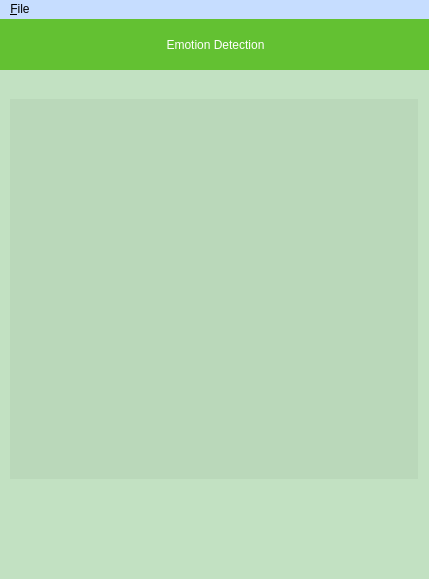
<?xml version="1.0" encoding="UTF-8"?>
<ui version="4.0">
 <class>MainWindow</class>
 <widget class="QMainWindow" name="MainWindow">
  <property name="geometry">
   <rect>
    <x>0</x>
    <y>0</y>
    <width>429</width>
    <height>579</height>
   </rect>
  </property>
  <property name="windowTitle">
   <string>Emotion</string>
  </property>
  <property name="windowIcon">
   <iconset>
    <normaloff>../icon/icons8-emotion-64.png</normaloff>../icon/icons8-emotion-64.png</iconset>
  </property>
  <property name="styleSheet">
   <string notr="true">background-color: rgb(194, 225, 194);</string>
  </property>
  <property name="iconSize">
   <size>
    <width>64</width>
    <height>64</height>
   </size>
  </property>
  <widget class="QWidget" name="centralwidget">
   <widget class="QLabel" name="label_img">
    <property name="geometry">
     <rect>
      <x>10</x>
      <y>80</y>
      <width>408</width>
      <height>380</height>
     </rect>
    </property>
    <property name="maximumSize">
     <size>
      <width>640</width>
      <height>480</height>
     </size>
    </property>
    <property name="styleSheet">
     <string notr="true">background-color: rgb(186, 216, 186);</string>
    </property>
    <property name="text">
     <string/>
    </property>
   </widget>
   <widget class="QPushButton" name="btn_image">
    <property name="geometry">
     <rect>
      <x>180</x>
      <y>480</y>
      <width>71</width>
      <height>51</height>
     </rect>
    </property>
    <property name="styleSheet">
     <string notr="true">QPushButton{
font: 700 10pt &quot;Segoe UI&quot;;
color: rgb(255, 255, 255);
border-radius: 25%;
}</string>
    </property>
    <property name="text">
     <string/>
    </property>
    <property name="icon">
     <iconset>
      <normaloff>icon/icons8-screenshot-100.png</normaloff>icon/icons8-screenshot-100.png</iconset>
    </property>
    <property name="iconSize">
     <size>
      <width>64</width>
      <height>64</height>
     </size>
    </property>
   </widget>
   <widget class="QLabel" name="label">
    <property name="geometry">
     <rect>
      <x>0</x>
      <y>0</y>
      <width>431</width>
      <height>51</height>
     </rect>
    </property>
    <property name="styleSheet">
     <string notr="true">color: rgb(255, 255, 255);
background-color: rgb(99, 193, 50);
font: 700 italic 20pt &quot;Segoe UI&quot;;</string>
    </property>
    <property name="text">
     <string>Emotion Detection</string>
    </property>
    <property name="alignment">
     <set>Qt::AlignCenter</set>
    </property>
   </widget>
  </widget>
  <widget class="QMenuBar" name="menubar">
   <property name="geometry">
    <rect>
     <x>0</x>
     <y>0</y>
     <width>429</width>
     <height>22</height>
    </rect>
   </property>
   <property name="styleSheet">
    <string notr="true">background-color: rgb(198, 221, 255);</string>
   </property>
   <widget class="QMenu" name="menu_File">
    <property name="title">
     <string>&amp;File</string>
    </property>
    <addaction name="info"/>
    <addaction name="exit"/>
   </widget>
   <addaction name="menu_File"/>
  </widget>
  <widget class="QStatusBar" name="statusbar"/>
  <action name="info">
   <property name="text">
    <string>Info</string>
   </property>
  </action>
  <action name="exit">
   <property name="text">
    <string>Exit</string>
   </property>
   <property name="shortcut">
    <string>Esc</string>
   </property>
  </action>
 </widget>
 <resources/>
 <connections/>
</ui>
